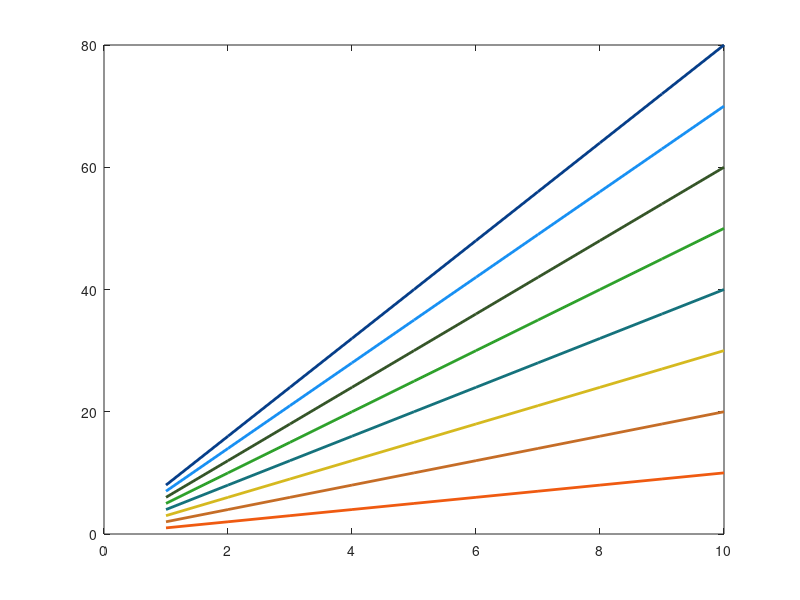

Source code (MATLAB):
%plotmycolors.m

mycolors(1,:) = [239 90 17] ./ 255; %orange
mycolors(2,:) = [197 109 39] ./ 255; %burnt orange
mycolors(3,:) = [213 185 31] ./ 255; %mustard
mycolors(4,:) = [21 114 124] ./ 255; %teal
mycolors(5,:) = [46 161 43] ./ 255; %green
mycolors(6,:) = [53 85 40] ./ 255; %forest green
mycolors(7,:) = [24 144 243] ./ 255; %light blue
mycolors(8,:) = [6 62 137] ./ 255; %dark purple/blue


figure
x=1:10;
y=1:10;
n=size(mycolors,1);

for i = 1:n;
    plot(x,y.*i,'color',mycolors(i,:),'linewidth',2);
    hold on
end